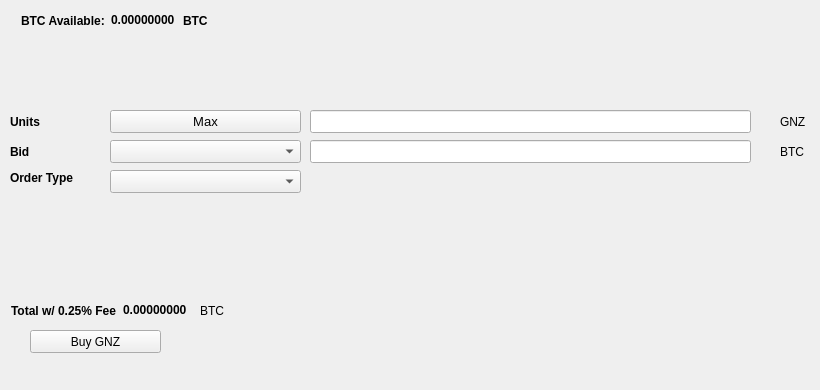
   <widget class="QWidget" name="BuyTab">
    <attribute name="title">
     <string>Buy</string>
    </attribute>
    <widget class="QPushButton" name="BuyGNZ">
     <property name="geometry">
      <rect>
       <x>30</x>
       <y>330</y>
       <width>131</width>
       <height>23</height>
      </rect>
     </property>
     <property name="text">
      <string>Buy GNZ</string>
     </property>
     <property name="icon">
      <iconset resource="../genzycoin.qrc">
       <normaloff>:/icons/bitcoin</normaloff>:/icons/bitcoin</iconset>
     </property>
    </widget>
    <widget class="QLabel" name="label_3">
     <property name="geometry">
      <rect>
       <x>10</x>
       <y>110</y>
       <width>46</width>
       <height>23</height>
      </rect>
     </property>
     <property name="font">
      <font>
       <weight>75</weight>
       <bold>true</bold>
      </font>
     </property>
     <property name="text">
      <string>Units</string>
     </property>
    </widget>
    <widget class="QLineEdit" name="UnitsInput">
     <property name="geometry">
      <rect>
       <x>310</x>
       <y>110</y>
       <width>441</width>
       <height>23</height>
      </rect>
     </property>
     <property name="font">
      <font>
       <pointsize>9</pointsize>
       <weight>75</weight>
       <bold>true</bold>
      </font>
     </property>
    </widget>
    <widget class="QLineEdit" name="BuyBidPriceEdit">
     <property name="geometry">
      <rect>
       <x>310</x>
       <y>140</y>
       <width>441</width>
       <height>23</height>
      </rect>
     </property>
     <property name="font">
      <font>
       <pointsize>9</pointsize>
       <weight>75</weight>
       <bold>true</bold>
      </font>
     </property>
    </widget>
    <widget class="QLabel" name="label_4">
     <property name="geometry">
      <rect>
       <x>780</x>
       <y>110</y>
       <width>31</width>
       <height>23</height>
      </rect>
     </property>
     <property name="text">
      <string>GNZ</string>
     </property>
    </widget>
    <widget class="QLabel" name="label_5">
     <property name="geometry">
      <rect>
       <x>780</x>
       <y>140</y>
       <width>31</width>
       <height>23</height>
      </rect>
     </property>
     <property name="text">
      <string>BTC</string>
     </property>
    </widget>
    <widget class="QLabel" name="label_6">
     <property name="geometry">
      <rect>
       <x>10</x>
       <y>140</y>
       <width>46</width>
       <height>23</height>
      </rect>
     </property>
     <property name="font">
      <font>
       <weight>75</weight>
       <bold>true</bold>
      </font>
     </property>
     <property name="text">
      <string>Bid</string>
     </property>
    </widget>
    <widget class="QLabel" name="label_7">
     <property name="geometry">
      <rect>
       <x>10</x>
       <y>170</y>
       <width>91</width>
       <height>16</height>
      </rect>
     </property>
     <property name="font">
      <font>
       <weight>75</weight>
       <bold>true</bold>
      </font>
     </property>
     <property name="text">
      <string>Order Type</string>
     </property>
    </widget>
    <widget class="QPushButton" name="Buy_Max_Amount">
     <property name="geometry">
      <rect>
       <x>110</x>
       <y>110</y>
       <width>191</width>
       <height>23</height>
      </rect>
     </property>
     <property name="font">
      <font>
       <pointsize>10</pointsize>
      </font>
     </property>
     <property name="text">
      <string>Max</string>
     </property>
    </widget>
    <widget class="QComboBox" name="BuyBidcomboBox">
     <property name="geometry">
      <rect>
       <x>110</x>
       <y>140</y>
       <width>191</width>
       <height>23</height>
      </rect>
     </property>
     <property name="font">
      <font>
       <pointsize>10</pointsize>
      </font>
     </property>
    </widget>
    <widget class="QComboBox" name="buyOrdertypeCombo">
     <property name="geometry">
      <rect>
       <x>110</x>
       <y>170</y>
       <width>191</width>
       <height>23</height>
      </rect>
     </property>
     <property name="font">
      <font>
       <pointsize>10</pointsize>
      </font>
     </property>
    </widget>
    <widget class="QWidget" name="layoutWidget1">
     <property name="geometry">
      <rect>
       <x>21</x>
       <y>11</y>
       <width>227</width>
       <height>19</height>
      </rect>
     </property>
     <layout class="QHBoxLayout" name="horizontalLayout_3">
      <item>
       <widget class="QLabel" name="label232">
        <property name="font">
         <font>
          <weight>75</weight>
          <bold>true</bold>
         </font>
        </property>
        <property name="text">
         <string>BTC Available:</string>
        </property>
       </widget>
      </item>
      <item>
       <widget class="QLabel" name="BtcAvailableLbl">
        <property name="palette">
         <palette>
          <active>
           <colorrole role="WindowText">
            <brush brushstyle="SolidPattern">
             <color alpha="255">
              <red>0</red>
              <green>0</green>
              <blue>0</blue>
             </color>
            </brush>
           </colorrole>
           <colorrole role="Button">
            <brush brushstyle="SolidPattern">
             <color alpha="255">
              <red>0</red>
              <green>170</green>
              <blue>0</blue>
             </color>
            </brush>
           </colorrole>
           <colorrole role="Light">
            <brush brushstyle="SolidPattern">
             <color alpha="255">
              <red>0</red>
              <green>255</green>
              <blue>0</blue>
             </color>
            </brush>
           </colorrole>
           <colorrole role="Midlight">
            <brush brushstyle="SolidPattern">
             <color alpha="255">
              <red>0</red>
              <green>212</green>
              <blue>0</blue>
             </color>
            </brush>
           </colorrole>
           <colorrole role="Dark">
            <brush brushstyle="SolidPattern">
             <color alpha="255">
              <red>0</red>
              <green>85</green>
              <blue>0</blue>
             </color>
            </brush>
           </colorrole>
           <colorrole role="Mid">
            <brush brushstyle="SolidPattern">
             <color alpha="255">
              <red>0</red>
              <green>113</green>
              <blue>0</blue>
             </color>
            </brush>
           </colorrole>
           <colorrole role="Text">
            <brush brushstyle="SolidPattern">
             <color alpha="255">
              <red>0</red>
              <green>170</green>
              <blue>0</blue>
             </color>
            </brush>
           </colorrole>
           <colorrole role="BrightText">
            <brush brushstyle="SolidPattern">
             <color alpha="255">
              <red>255</red>
              <green>255</green>
              <blue>255</blue>
             </color>
            </brush>
           </colorrole>
           <colorrole role="ButtonText">
            <brush brushstyle="SolidPattern">
             <color alpha="255">
              <red>0</red>
              <green>0</green>
              <blue>0</blue>
             </color>
            </brush>
           </colorrole>
           <colorrole role="Base">
            <brush brushstyle="SolidPattern">
             <color alpha="255">
              <red>255</red>
              <green>255</green>
              <blue>255</blue>
             </color>
            </brush>
           </colorrole>
           <colorrole role="Window">
            <brush brushstyle="SolidPattern">
             <color alpha="255">
              <red>0</red>
              <green>170</green>
              <blue>0</blue>
             </color>
            </brush>
           </colorrole>
           <colorrole role="Shadow">
            <brush brushstyle="SolidPattern">
             <color alpha="255">
              <red>0</red>
              <green>0</green>
              <blue>0</blue>
             </color>
            </brush>
           </colorrole>
           <colorrole role="AlternateBase">
            <brush brushstyle="SolidPattern">
             <color alpha="255">
              <red>127</red>
              <green>212</green>
              <blue>127</blue>
             </color>
            </brush>
           </colorrole>
           <colorrole role="ToolTipBase">
            <brush brushstyle="SolidPattern">
             <color alpha="255">
              <red>255</red>
              <green>255</green>
              <blue>220</blue>
             </color>
            </brush>
           </colorrole>
           <colorrole role="ToolTipText">
            <brush brushstyle="SolidPattern">
             <color alpha="255">
              <red>0</red>
              <green>0</green>
              <blue>0</blue>
             </color>
            </brush>
           </colorrole>
          </active>
          <inactive>
           <colorrole role="WindowText">
            <brush brushstyle="SolidPattern">
             <color alpha="255">
              <red>0</red>
              <green>0</green>
              <blue>0</blue>
             </color>
            </brush>
           </colorrole>
           <colorrole role="Button">
            <brush brushstyle="SolidPattern">
             <color alpha="255">
              <red>0</red>
              <green>170</green>
              <blue>0</blue>
             </color>
            </brush>
           </colorrole>
           <colorrole role="Light">
            <brush brushstyle="SolidPattern">
             <color alpha="255">
              <red>0</red>
              <green>255</green>
              <blue>0</blue>
             </color>
            </brush>
           </colorrole>
           <colorrole role="Midlight">
            <brush brushstyle="SolidPattern">
             <color alpha="255">
              <red>0</red>
              <green>212</green>
              <blue>0</blue>
             </color>
            </brush>
           </colorrole>
           <colorrole role="Dark">
            <brush brushstyle="SolidPattern">
             <color alpha="255">
              <red>0</red>
              <green>85</green>
              <blue>0</blue>
             </color>
            </brush>
           </colorrole>
           <colorrole role="Mid">
            <brush brushstyle="SolidPattern">
             <color alpha="255">
              <red>0</red>
              <green>113</green>
              <blue>0</blue>
             </color>
            </brush>
           </colorrole>
           <colorrole role="Text">
            <brush brushstyle="SolidPattern">
             <color alpha="255">
              <red>0</red>
              <green>170</green>
              <blue>0</blue>
             </color>
            </brush>
           </colorrole>
           <colorrole role="BrightText">
            <brush brushstyle="SolidPattern">
             <color alpha="255">
              <red>255</red>
              <green>255</green>
              <blue>255</blue>
             </color>
            </brush>
           </colorrole>
           <colorrole role="ButtonText">
            <brush brushstyle="SolidPattern">
             <color alpha="255">
              <red>0</red>
              <green>0</green>
              <blue>0</blue>
             </color>
            </brush>
           </colorrole>
           <colorrole role="Base">
            <brush brushstyle="SolidPattern">
             <color alpha="255">
              <red>255</red>
              <green>255</green>
              <blue>255</blue>
             </color>
            </brush>
           </colorrole>
           <colorrole role="Window">
            <brush brushstyle="SolidPattern">
             <color alpha="255">
              <red>0</red>
              <green>170</green>
              <blue>0</blue>
             </color>
            </brush>
           </colorrole>
           <colorrole role="Shadow">
            <brush brushstyle="SolidPattern">
             <color alpha="255">
              <red>0</red>
              <green>0</green>
              <blue>0</blue>
             </color>
            </brush>
           </colorrole>
           <colorrole role="AlternateBase">
            <brush brushstyle="SolidPattern">
             <color alpha="255">
              <red>127</red>
              <green>212</green>
              <blue>127</blue>
             </color>
            </brush>
           </colorrole>
           <colorrole role="ToolTipBase">
            <brush brushstyle="SolidPattern">
             <color alpha="255">
              <red>255</red>
              <green>255</green>
              <blue>220</blue>
             </color>
            </brush>
           </colorrole>
           <colorrole role="ToolTipText">
            <brush brushstyle="SolidPattern">
             <color alpha="255">
              <red>0</red>
              <green>0</green>
              <blue>0</blue>
             </color>
            </brush>
           </colorrole>
          </inactive>
          <disabled>
           <colorrole role="WindowText">
            <brush brushstyle="SolidPattern">
             <color alpha="255">
              <red>0</red>
              <green>85</green>
              <blue>0</blue>
             </color>
            </brush>
           </colorrole>
           <colorrole role="Button">
            <brush brushstyle="SolidPattern">
             <color alpha="255">
              <red>0</red>
              <green>170</green>
              <blue>0</blue>
             </color>
            </brush>
           </colorrole>
           <colorrole role="Light">
            <brush brushstyle="SolidPattern">
             <color alpha="255">
              <red>0</red>
              <green>255</green>
              <blue>0</blue>
             </color>
            </brush>
           </colorrole>
           <colorrole role="Midlight">
            <brush brushstyle="SolidPattern">
             <color alpha="255">
              <red>0</red>
              <green>212</green>
              <blue>0</blue>
             </color>
            </brush>
           </colorrole>
           <colorrole role="Dark">
            <brush brushstyle="SolidPattern">
             <color alpha="255">
              <red>0</red>
              <green>85</green>
              <blue>0</blue>
             </color>
            </brush>
           </colorrole>
           <colorrole role="Mid">
            <brush brushstyle="SolidPattern">
             <color alpha="255">
              <red>0</red>
              <green>113</green>
              <blue>0</blue>
             </color>
            </brush>
           </colorrole>
           <colorrole role="Text">
            <brush brushstyle="SolidPattern">
             <color alpha="255">
              <red>0</red>
              <green>85</green>
              <blue>0</blue>
             </color>
            </brush>
           </colorrole>
           <colorrole role="BrightText">
            <brush brushstyle="SolidPattern">
             <color alpha="255">
              <red>255</red>
              <green>255</green>
              <blue>255</blue>
             </color>
            </brush>
           </colorrole>
           <colorrole role="ButtonText">
            <brush brushstyle="SolidPattern">
             <color alpha="255">
              <red>0</red>
              <green>85</green>
              <blue>0</blue>
             </color>
            </brush>
           </colorrole>
           <colorrole role="Base">
            <brush brushstyle="SolidPattern">
             <color alpha="255">
              <red>0</red>
              <green>170</green>
              <blue>0</blue>
             </color>
            </brush>
           </colorrole>
           <colorrole role="Window">
            <brush brushstyle="SolidPattern">
             <color alpha="255">
              <red>0</red>
              <green>170</green>
              <blue>0</blue>
             </color>
            </brush>
           </colorrole>
           <colorrole role="Shadow">
            <brush brushstyle="SolidPattern">
             <color alpha="255">
              <red>0</red>
              <green>0</green>
              <blue>0</blue>
             </color>
            </brush>
           </colorrole>
           <colorrole role="AlternateBase">
            <brush brushstyle="SolidPattern">
             <color alpha="255">
              <red>0</red>
              <green>170</green>
              <blue>0</blue>
             </color>
            </brush>
           </colorrole>
           <colorrole role="ToolTipBase">
            <brush brushstyle="SolidPattern">
             <color alpha="255">
              <red>255</red>
              <green>255</green>
              <blue>220</blue>
             </color>
            </brush>
           </colorrole>
           <colorrole role="ToolTipText">
            <brush brushstyle="SolidPattern">
             <color alpha="255">
              <red>0</red>
              <green>0</green>
              <blue>0</blue>
             </color>
            </brush>
           </colorrole>
          </disabled>
         </palette>
        </property>
        <property name="font">
         <font>
          <weight>75</weight>
          <bold>true</bold>
         </font>
        </property>
        <property name="text">
         <string>0.00000000</string>
        </property>
        <property name="textInteractionFlags">
         <set>Qt::LinksAccessibleByMouse|Qt::TextSelectableByKeyboard|Qt::TextSelectableByMouse</set>
        </property>
       </widget>
      </item>
      <item>
       <widget class="QLabel" name="BtcAvailableLbl_2">
        <property name="font">
         <font>
          <weight>75</weight>
          <bold>true</bold>
         </font>
        </property>
        <property name="text">
         <string>BTC</string>
        </property>
       </widget>
      </item>
     </layout>
    </widget>
    <widget class="QWidget" name="layoutWidge2">
     <property name="geometry">
      <rect>
       <x>11</x>
       <y>301</y>
       <width>259</width>
       <height>19</height>
      </rect>
     </property>
     <layout class="QHBoxLayout" name="horizontalLayout_4">
      <item>
       <widget class="QLabel" name="label_9">
        <property name="font">
         <font>
          <weight>75</weight>
          <bold>true</bold>
         </font>
        </property>
        <property name="text">
         <string>Total w/ 0.25% Fee</string>
        </property>
       </widget>
      </item>
      <item>
       <widget class="QLabel" name="BuyCostLabel">
        <property name="palette">
         <palette>
          <active>
           <colorrole role="WindowText">
            <brush brushstyle="SolidPattern">
             <color alpha="255">
              <red>0</red>
              <green>0</green>
              <blue>0</blue>
             </color>
            </brush>
           </colorrole>
           <colorrole role="Button">
            <brush brushstyle="SolidPattern">
             <color alpha="255">
              <red>0</red>
              <green>170</green>
              <blue>0</blue>
             </color>
            </brush>
           </colorrole>
           <colorrole role="Light">
            <brush brushstyle="SolidPattern">
             <color alpha="255">
              <red>0</red>
              <green>255</green>
              <blue>0</blue>
             </color>
            </brush>
           </colorrole>
           <colorrole role="Midlight">
            <brush brushstyle="SolidPattern">
             <color alpha="255">
              <red>0</red>
              <green>212</green>
              <blue>0</blue>
             </color>
            </brush>
           </colorrole>
           <colorrole role="Dark">
            <brush brushstyle="SolidPattern">
             <color alpha="255">
              <red>0</red>
              <green>85</green>
              <blue>0</blue>
             </color>
            </brush>
           </colorrole>
           <colorrole role="Mid">
            <brush brushstyle="SolidPattern">
             <color alpha="255">
              <red>0</red>
              <green>113</green>
              <blue>0</blue>
             </color>
            </brush>
           </colorrole>
           <colorrole role="Text">
            <brush brushstyle="SolidPattern">
             <color alpha="255">
              <red>0</red>
              <green>170</green>
              <blue>0</blue>
             </color>
            </brush>
           </colorrole>
           <colorrole role="BrightText">
            <brush brushstyle="SolidPattern">
             <color alpha="255">
              <red>255</red>
              <green>255</green>
              <blue>255</blue>
             </color>
            </brush>
           </colorrole>
           <colorrole role="ButtonText">
            <brush brushstyle="SolidPattern">
             <color alpha="255">
              <red>0</red>
              <green>0</green>
              <blue>0</blue>
             </color>
            </brush>
           </colorrole>
           <colorrole role="Base">
            <brush brushstyle="SolidPattern">
             <color alpha="255">
              <red>255</red>
              <green>255</green>
              <blue>255</blue>
             </color>
            </brush>
           </colorrole>
           <colorrole role="Window">
            <brush brushstyle="SolidPattern">
             <color alpha="255">
              <red>0</red>
              <green>170</green>
              <blue>0</blue>
             </color>
            </brush>
           </colorrole>
           <colorrole role="Shadow">
            <brush brushstyle="SolidPattern">
             <color alpha="255">
              <red>0</red>
              <green>0</green>
              <blue>0</blue>
             </color>
            </brush>
           </colorrole>
           <colorrole role="AlternateBase">
            <brush brushstyle="SolidPattern">
             <color alpha="255">
              <red>127</red>
              <green>212</green>
              <blue>127</blue>
             </color>
            </brush>
           </colorrole>
           <colorrole role="ToolTipBase">
            <brush brushstyle="SolidPattern">
             <color alpha="255">
              <red>255</red>
              <green>255</green>
              <blue>220</blue>
             </color>
            </brush>
           </colorrole>
           <colorrole role="ToolTipText">
            <brush brushstyle="SolidPattern">
             <color alpha="255">
              <red>0</red>
              <green>0</green>
              <blue>0</blue>
             </color>
            </brush>
           </colorrole>
          </active>
          <inactive>
           <colorrole role="WindowText">
            <brush brushstyle="SolidPattern">
             <color alpha="255">
              <red>0</red>
              <green>0</green>
              <blue>0</blue>
             </color>
            </brush>
           </colorrole>
           <colorrole role="Button">
            <brush brushstyle="SolidPattern">
             <color alpha="255">
              <red>0</red>
              <green>170</green>
              <blue>0</blue>
             </color>
            </brush>
           </colorrole>
           <colorrole role="Light">
            <brush brushstyle="SolidPattern">
             <color alpha="255">
              <red>0</red>
              <green>255</green>
              <blue>0</blue>
             </color>
            </brush>
           </colorrole>
           <colorrole role="Midlight">
            <brush brushstyle="SolidPattern">
             <color alpha="255">
              <red>0</red>
              <green>212</green>
              <blue>0</blue>
             </color>
            </brush>
           </colorrole>
           <colorrole role="Dark">
            <brush brushstyle="SolidPattern">
             <color alpha="255">
              <red>0</red>
              <green>85</green>
              <blue>0</blue>
             </color>
            </brush>
           </colorrole>
           <colorrole role="Mid">
            <brush brushstyle="SolidPattern">
             <color alpha="255">
              <red>0</red>
              <green>113</green>
              <blue>0</blue>
             </color>
            </brush>
           </colorrole>
           <colorrole role="Text">
            <brush brushstyle="SolidPattern">
             <color alpha="255">
              <red>0</red>
              <green>170</green>
              <blue>0</blue>
             </color>
            </brush>
           </colorrole>
           <colorrole role="BrightText">
            <brush brushstyle="SolidPattern">
             <color alpha="255">
              <red>255</red>
              <green>255</green>
              <blue>255</blue>
             </color>
            </brush>
           </colorrole>
           <colorrole role="ButtonText">
            <brush brushstyle="SolidPattern">
             <color alpha="255">
              <red>0</red>
              <green>0</green>
              <blue>0</blue>
             </color>
            </brush>
           </colorrole>
           <colorrole role="Base">
            <brush brushstyle="SolidPattern">
             <color alpha="255">
              <red>255</red>
              <green>255</green>
              <blue>255</blue>
             </color>
            </brush>
           </colorrole>
           <colorrole role="Window">
            <brush brushstyle="SolidPattern">
             <color alpha="255">
              <red>0</red>
              <green>170</green>
              <blue>0</blue>
             </color>
            </brush>
           </colorrole>
           <colorrole role="Shadow">
            <brush brushstyle="SolidPattern">
             <color alpha="255">
              <red>0</red>
              <green>0</green>
              <blue>0</blue>
             </color>
            </brush>
           </colorrole>
           <colorrole role="AlternateBase">
            <brush brushstyle="SolidPattern">
             <color alpha="255">
              <red>127</red>
              <green>212</green>
              <blue>127</blue>
             </color>
            </brush>
           </colorrole>
           <colorrole role="ToolTipBase">
            <brush brushstyle="SolidPattern">
             <color alpha="255">
              <red>255</red>
              <green>255</green>
              <blue>220</blue>
             </color>
            </brush>
           </colorrole>
           <colorrole role="ToolTipText">
            <brush brushstyle="SolidPattern">
             <color alpha="255">
              <red>0</red>
              <green>0</green>
              <blue>0</blue>
             </color>
            </brush>
           </colorrole>
          </inactive>
          <disabled>
           <colorrole role="WindowText">
            <brush brushstyle="SolidPattern">
             <color alpha="255">
              <red>0</red>
              <green>85</green>
              <blue>0</blue>
             </color>
            </brush>
           </colorrole>
           <colorrole role="Button">
            <brush brushstyle="SolidPattern">
             <color alpha="255">
              <red>0</red>
              <green>170</green>
              <blue>0</blue>
             </color>
            </brush>
           </colorrole>
           <colorrole role="Light">
            <brush brushstyle="SolidPattern">
             <color alpha="255">
              <red>0</red>
              <green>255</green>
              <blue>0</blue>
             </color>
            </brush>
           </colorrole>
           <colorrole role="Midlight">
            <brush brushstyle="SolidPattern">
             <color alpha="255">
              <red>0</red>
              <green>212</green>
              <blue>0</blue>
             </color>
            </brush>
           </colorrole>
           <colorrole role="Dark">
            <brush brushstyle="SolidPattern">
             <color alpha="255">
              <red>0</red>
              <green>85</green>
              <blue>0</blue>
             </color>
            </brush>
           </colorrole>
           <colorrole role="Mid">
            <brush brushstyle="SolidPattern">
             <color alpha="255">
              <red>0</red>
              <green>113</green>
              <blue>0</blue>
             </color>
            </brush>
           </colorrole>
           <colorrole role="Text">
            <brush brushstyle="SolidPattern">
             <color alpha="255">
              <red>0</red>
              <green>85</green>
              <blue>0</blue>
             </color>
            </brush>
           </colorrole>
           <colorrole role="BrightText">
            <brush brushstyle="SolidPattern">
             <color alpha="255">
              <red>255</red>
              <green>255</green>
              <blue>255</blue>
             </color>
            </brush>
           </colorrole>
           <colorrole role="ButtonText">
            <brush brushstyle="SolidPattern">
             <color alpha="255">
              <red>0</red>
              <green>85</green>
              <blue>0</blue>
             </color>
            </brush>
           </colorrole>
           <colorrole role="Base">
            <brush brushstyle="SolidPattern">
             <color alpha="255">
              <red>0</red>
              <green>170</green>
              <blue>0</blue>
             </color>
            </brush>
           </colorrole>
           <colorrole role="Window">
            <brush brushstyle="SolidPattern">
             <color alpha="255">
              <red>0</red>
              <green>170</green>
              <blue>0</blue>
             </color>
            </brush>
           </colorrole>
           <colorrole role="Shadow">
            <brush brushstyle="SolidPattern">
             <color alpha="255">
              <red>0</red>
              <green>0</green>
              <blue>0</blue>
             </color>
            </brush>
           </colorrole>
           <colorrole role="AlternateBase">
            <brush brushstyle="SolidPattern">
             <color alpha="255">
              <red>0</red>
              <green>170</green>
              <blue>0</blue>
             </color>
            </brush>
           </colorrole>
           <colorrole role="ToolTipBase">
            <brush brushstyle="SolidPattern">
             <color alpha="255">
              <red>255</red>
              <green>255</green>
              <blue>220</blue>
             </color>
            </brush>
           </colorrole>
           <colorrole role="ToolTipText">
            <brush brushstyle="SolidPattern">
             <color alpha="255">
              <red>0</red>
              <green>0</green>
              <blue>0</blue>
             </color>
            </brush>
           </colorrole>
          </disabled>
         </palette>
        </property>
        <property name="font">
         <font>
          <weight>75</weight>
          <bold>true</bold>
         </font>
        </property>
        <property name="autoFillBackground">
         <bool>false</bool>
        </property>
        <property name="text">
         <string>0.00000000</string>
        </property>
        <property name="textInteractionFlags">
         <set>Qt::LinksAccessibleByMouse|Qt::TextSelectableByMouse</set>
        </property>
       </widget>
      </item>
      <item>
       <widget class="QLabel" name="label_10">
        <property name="font">
         <font>
          <weight>50</weight>
          <bold>false</bold>
         </font>
        </property>
        <property name="text">
         <string>BTC</string>
        </property>
       </widget>
      </item>
     </layout>
    </widget>
    <widget class="QLabel" name="label_24">
     <property name="geometry">
      <rect>
       <x>460</x>
       <y>300</y>
       <width>281</width>
       <height>81</height>
      </rect>
     </property>
     <property name="text">
      <string/>
     </property>
     <property name="pixmap">
      <pixmap>:/images/bittrex</pixmap>
     </property>
    </widget>
   </widget>
